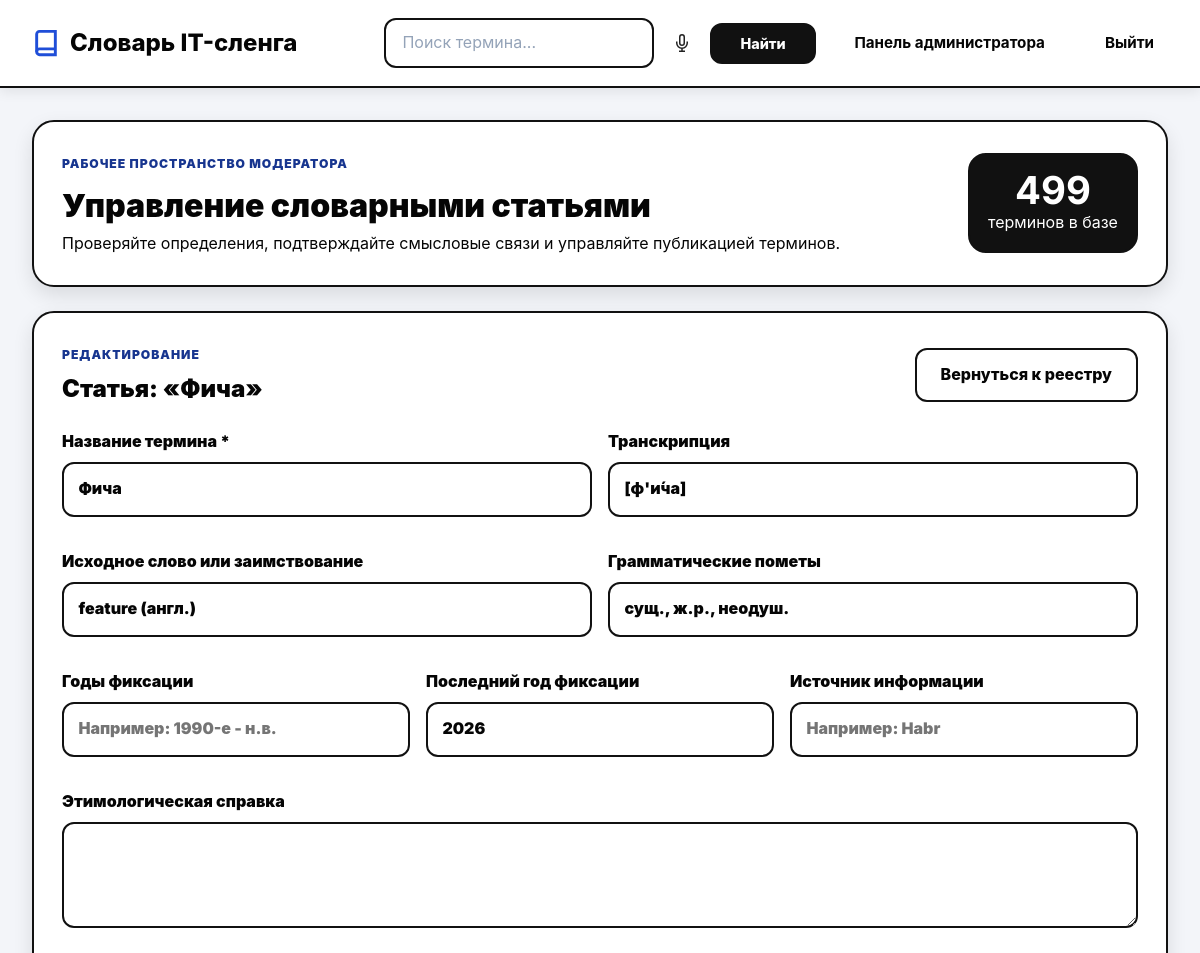
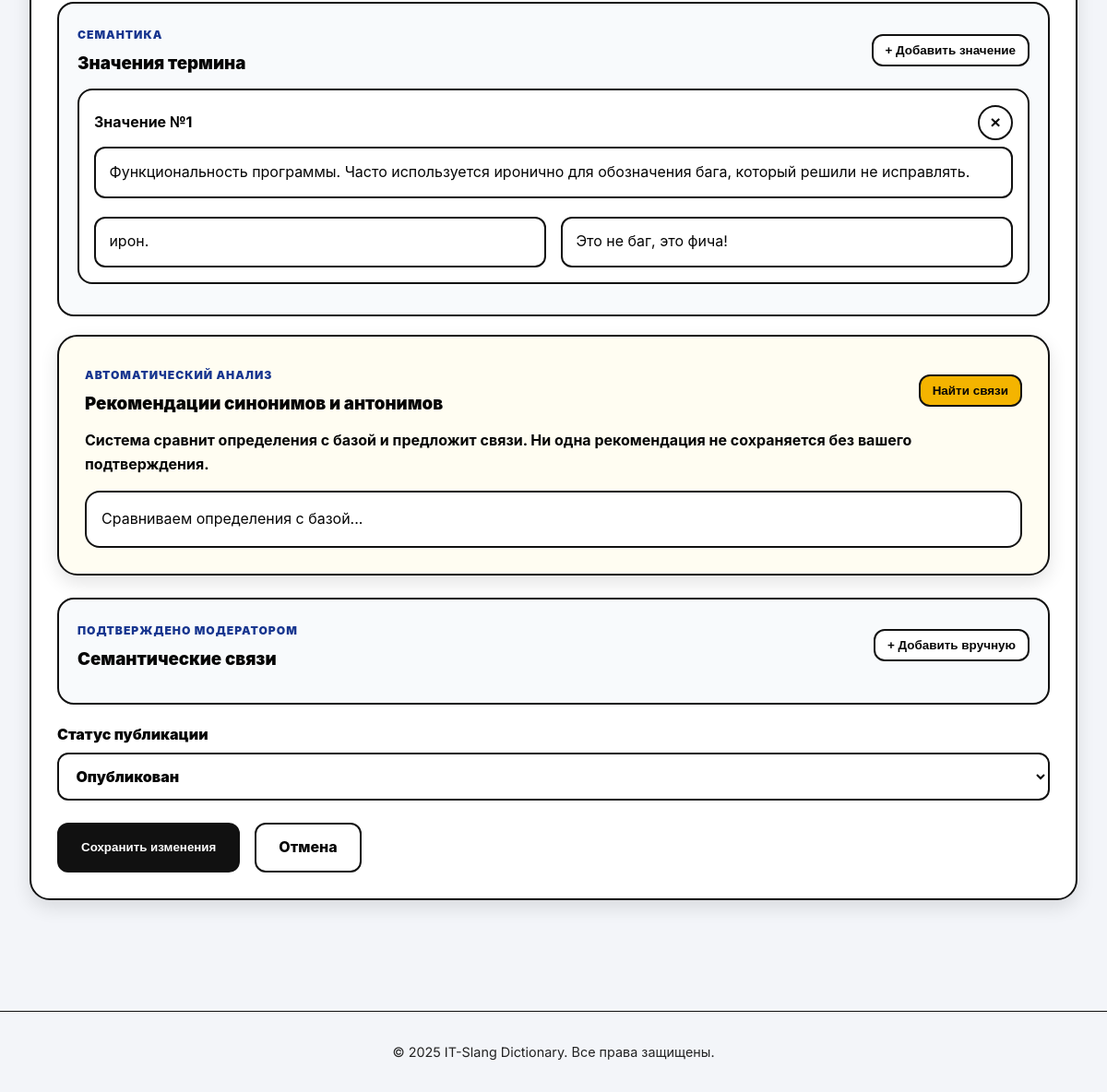
The page /admin/edit/2 (signed in) on the database its author committed (2 pictures, top to bottom).
### models.py (models this page shows)
class Term(db.Model):
    __tablename__ = 'terms'
    id = db.Column(db.Integer, primary_key=True)
    term_name = db.Column(db.String(200), nullable=False, index=True)
    transcription = db.Column(db.String(100))  # Транскрипция произношения
    grammar_notes = db.Column(db.String(100))  # Грамматические пометы
    origin_word = db.Column(db.String(300))  # Исходное слово / заимствование
    etymology_note = db.Column(db.Text)  # Этимологическая справка
    year_fixed = db.Column(db.String(50))  # Годы фиксации термина (диапазон)
    last_year_fixed = db.Column(db.Integer)  # Последний год фиксации жаргонного слова
    origin = db.Column(db.String(300))  # Старое поле, оставляем для совместимости
    created_at = db.Column(db.DateTime, default=datetime.utcnow)
    updated_at = db.Column(db.DateTime, default=datetime.utcnow, onupdate=datetime.utcnow)
    user_id = db.Column(db.Integer, db.ForeignKey('users.id'), nullable=False)
    status_id = db.Column(db.Integer, db.ForeignKey('statuses.id'), nullable=False)
    status = db.relationship('Status', backref='terms')
    source_id = db.Column(db.Integer, db.ForeignKey('sources.id'), nullable=True)
    definitions = db.relationship('Definition', backref='term', lazy=True, cascade='all, delete-orphan')
    outgoing_relations = db.relationship('TermRelation',
                                         foreign_keys='TermRelation.term_1_id',
                                         backref='term_1',
                                         lazy=True)

class Definition(db.Model):
    __tablename__ = 'definitions'
    id = db.Column(db.Integer, primary_key=True)
    term_id = db.Column(db.Integer, db.ForeignKey('terms.id'), nullable=False)
    definition_text = db.Column(db.Text, nullable=False)
    style_note = db.Column(db.String(50))
    examples = db.relationship('Example', backref='definition', lazy=True, cascade='all, delete-orphan')

class Example(db.Model):
    __tablename__ = 'examples'
    id = db.Column(db.Integer, primary_key=True)
    definition_id = db.Column(db.Integer, db.ForeignKey('definitions.id'), nullable=False)
    example_text = db.Column(db.Text, nullable=False)

### app.py (the view, shortened to what this page needs)
@app.route("/admin/edit/<int:term_id>", methods=["GET", "POST"])
@admin_required
def edit_term(term_id):
    term = Term.query.get_or_404(term_id)
    return render_template(
        "admin.html",
        term=term,
        src_name=term.source.resource_name if term.source else "",
        status_name=term.status.name,
        editing=True,
        all_terms=Term.query.filter(Term.id != term.id).order_by(Term.term_name.asc()).all(),
        statuses=Status.query.order_by(Status.id).all(),
        relation_types=RelationType.query.order_by(RelationType.id).all(),
    )

### app.py (called while the page is built)
@login_manager.user_loader
def load_user(user_id):
    return db.session.get(User, int(user_id))

def admin_required(view):
    @wraps(view)
    @login_required
    def wrapped(*args, **kwargs):
        if current_user.role != "admin":
            flash("Этот раздел доступен только администратору.", "error")
            return redirect(url_for("suggest_term"))
        return view(*args, **kwargs)
    return wrapped

### templates/admin.html (shortened to what this page needs)
{% extends "base.html" %}
{% block content %}
<div class="admin-shell">
    <div class="admin-hero">
        <div>
            <span class="eyebrow">Рабочее пространство модератора</span>
            <h1>Управление словарными статьями</h1>
            <p>Проверяйте определения, подтверждайте смысловые связи и управляйте публикацией терминов.</p>
        </div>
        <div class="admin-stat">
            <strong>{{ terms|length if terms is defined else all_terms|length }}</strong>
            <span>терминов в базе</span>
        </div>
    </div>
    <section class="admin-card editor-card">
        <div class="section-heading">
            <div>
                <span class="eyebrow">{{ 'Редактирование' if editing else 'Новая запись' }}</span>
                <h2>{{ 'Статья: «' ~ term.term_name ~ '»' if editing else 'Добавление словарной статьи' }}</h2>
            </div>
            {% if editing %}<a href="{{ url_for('admin') }}" class="btn btn-ghost">Вернуться к реестру</a>{% endif %}
        </div>
        <form method="post" action="{{ url_for('edit_term', term_id=term.id) if editing else url_for('create_term') }}" id="termForm">
            <div class="form-grid two-columns">
                <label>Название термина *
                    <input type="text" name="term_name" id="adminTermName" value="{{ term.term_name if editing else '' }}" required autocomplete="off">
                </label>
                <label>Транскрипция
                    <input type="text" name="transcription" value="{{ term.transcription or '' if editing else '' }}" placeholder="[д'эба́жыт']">
                </label>
                <label>Исходное слово или заимствование
                    <input type="text" name="origin_word" value="{{ term.origin_word or '' if editing else '' }}" placeholder="Например: debug (англ.)">
                </label>
                <label>Грамматические пометы
                    <input type="text" name="grammar_notes" value="{{ term.grammar_notes or '' if editing else '' }}" placeholder="Например: гл., несов. вид">
                </label>
            </div>
            <div class="form-grid three-columns">
                <label>Годы фиксации
                    <input type="text" name="year_fixed" value="{{ term.year_fixed or '' if editing else '' }}" placeholder="Например: 1990-е - н.в.">
                </label>
                <label>Последний год фиксации
                    <input type="number" name="last_year_fixed" value="{{ term.last_year_fixed or '' if editing else '' }}" min="1900" max="2100">
                </label>
                <label>Источник информации
                    <input type="text" name="source_name" value="{{ src_name if editing else '' }}" placeholder="Например: Habr">
                </label>
            </div>
            <label>Этимологическая справка
                <textarea name="etymology_note" rows="3">{{ term.etymology_note or '' if editing else '' }}</textarea>
            </label>
            <div class="form-section">
                <div class="section-heading compact">
                    <div>
                        <span class="eyebrow">Семантика</span>
                        <h3>Значения термина</h3>
                    </div>
                    <button type="button" class="btn btn-secondary btn-small" onclick="addDefinition()">+ Добавить значение</button>
                </div>
                <div id="definitions-container">
                    {% if editing and term.definitions %}
                        {% for definition in term.definitions %}
                            {% include "_definition_block.html" %}
                        {% endfor %}
                    {% else %}
                        {% include "_definition_block.html" %}
                    {% endif %}
                </div>
            </div>
            <div class="recommendation-panel">
                <div class="section-heading compact">
                    <div>
                        <span class="eyebrow">Автоматический анализ</span>
                        <h3>Рекомендации синонимов и антонимов</h3>
                    </div>
                    <button type="button" class="btn btn-accent btn-small" id="analyzeRelationsBtn">Найти связи</button>
                </div>
                <p>Система сравнит определения с базой и предложит связи. Ни одна рекомендация не сохраняется без вашего подтверждения.</p>
                <div id="relationRecommendations" class="recommendations-grid">
                </div>
            </div>
            <div class="form-section">
                <div class="section-heading compact">
                    <div>
                        <span class="eyebrow">Подтверждено модератором</span>
                        <h3>Семантические связи</h3>
                    </div>
                    <button type="button" class="btn btn-secondary btn-small" onclick="addRelation()">+ Добавить вручную</button>
                </div>
            </div>
            {% if editing %}
            <label>Статус публикации
                <select name="status">
                    {% for status in statuses %}
                    <option value="{{ status.name }}" {% if status.name == status_name %}selected{% endif %}>{{ status.name }}</option>
                    {% endfor %}
                </select>
            </label>
            {% endif %}
            <div class="editor-actions">
                <button type="submit" class="btn">{{ 'Сохранить изменения' if editing else 'Отправить на модерацию' }}</button>
                {% if editing %}<a href="{{ url_for('admin') }}" class="btn btn-ghost">Отмена</a>{% endif %}
            </div>
        </form>
    </section>
</div>
{% endblock %}

### templates/_definition_block.html
<div class="definition-block">
    <div class="block-header">
        <strong>Значение №<span class="def-number">{{ loop.index if loop is defined else 1 }}</span></strong>
        <button type="button" class="icon-btn" onclick="removeDefinition(this)" title="Удалить значение">×</button>
    </div>
    <input type="text" name="definition_text[]" value="{{ definition.definition_text if definition is defined else '' }}" placeholder="Толкование значения" required>
    <div class="form-grid two-columns compact-grid">
        <input type="text" name="style_note[]" value="{{ definition.style_note or '' if definition is defined else '' }}" placeholder="Стилистическая помета">
        <input type="text" name="example_text[]" value="{{ definition.examples[0].example_text if definition is defined and definition.examples else '' }}" placeholder="Пример употребления">
    </div>
</div>

### static/css/style.css (style rules this page uses)
:root { --primary: #1f4ed8 !important; --primary-light: #dbe6ff !important; --primary-dark: #17358f !important; --accent: #f4b400; --danger: #b91c1c; --success: #047857; --bg: #f3f5f9 !important; --card-bg: #ffffff !important; --text: #050505 !important; --text-secondary: #222222 !important; --border: #111111 !important; --shadow: 0 8px 20px rgba(0, 0, 0, .11) !important; --shadow-hover: 0 12px 26px rgba(0, 0, 0, .16) !important; }
body { color: #050505 !important; background: #f3f5f9 !important; }
.header-search-input, input, textarea, select { color: #050505 !important; background: #ffffff !important; border: 2px solid #111111 !important; border-radius: 12px !important; font: inherit; }
.header-search-submit, .btn { background: #111111 !important; color: #ffffff !important; border: 2px solid #111111 !important; border-radius: 12px !important; font-weight: 800 !important; box-shadow: none !important; transform: none !important; }
.btn-small { padding: 8px 13px !important; font-size: .84rem; }
.btn-secondary, .btn-ghost { background: #ffffff !important; color: #050505 !important; }
.btn-accent { background: var(--accent) !important; color: #050505 !important; }
.card, .term-card, .term-examples, .admin-card, .recommendation-panel { border: 2px solid #111111 !important; box-shadow: var(--shadow) !important; }
.admin-shell { max-width: 1220px; margin: 0 auto; padding: 0 2rem 3rem; }
.admin-hero, .admin-card, .recommendation-panel { background: #ffffff; border-radius: 22px; padding: 1.75rem; margin-bottom: 1.5rem; }
.admin-hero { display: flex; justify-content: space-between; gap: 1.5rem; align-items: center; border: 2px solid #111111; box-shadow: var(--shadow); }
.admin-hero h1, .section-heading h2, .section-heading h3 { margin: 0; color: #050505; font-weight: 900; }
.admin-stat { min-width: 170px; padding: 1rem; border: 2px solid #111111; border-radius: 18px; background: #111111; color: #ffffff; text-align: center; }
.admin-stat strong { display: block; font-size: 2.4rem; line-height: 1; }
.eyebrow { display: inline-block; color: var(--primary-dark); font-size: .76rem; font-weight: 900; letter-spacing: .08em; text-transform: uppercase; margin-bottom: .4rem; }
.section-heading { display: flex; justify-content: space-between; gap: 1rem; align-items: center; margin-bottom: 1.25rem; }
.section-heading.compact { margin-bottom: .75rem; }
.form-grid { display: grid; gap: 1rem; margin-bottom: 1rem; }
.two-columns { grid-template-columns: repeat(2, minmax(0, 1fr)); }
.three-columns { grid-template-columns: repeat(3, minmax(0, 1fr)); }
label { display: block; color: #050505; font-weight: 900; margin-bottom: 1rem; }
label input, label textarea, label select, .definition-block input, .relation-block select { width: 100%; margin-top: .45rem; padding: .8rem .9rem; }
.form-section { margin: 1.25rem 0; padding: 1.25rem; background: #f8fafc; border: 2px solid #111111; border-radius: 18px; }
.definition-block, .relation-block { background: #ffffff; border: 2px solid #111111; border-radius: 16px; padding: 1rem; margin-bottom: .85rem; }
.block-header, .relation-block { display: grid; grid-template-columns: 1fr auto; gap: .75rem; align-items: center; }
.compact-grid { margin-top: .8rem; margin-bottom: 0; }
.icon-btn { width: 38px; height: 38px; border: 2px solid #111111; border-radius: 50%; background: #ffffff; color: #050505; font-size: 1.2rem; font-weight: 900; cursor: pointer; }
.recommendation-panel { background: #fffdf2; }
.recommendation-panel p { color: #050505; font-weight: 700; margin-bottom: 1rem; }
.recommendations-grid { display: grid; grid-template-columns: repeat(auto-fit, minmax(230px, 1fr)); gap: 1rem; }
.editor-actions { display: flex; gap: 1rem; flex-wrap: wrap; margin-top: 1.5rem; }

### rows shown on the page
Term: term_name "Статья: «Фича»", term_name "Фича", transcription "[ф'и́ча]", origin_word "feature (англ.)", grammar_notes "сущ., ж.р., неодуш.", last_year_fixed "2026"
Definition: definition_text "Функциональность программы. Часто используется иронично для обозначения бага, который решили не исправлять.", style_note "ирон.", example_text "Это не баг, это фича!"

### other values the page prints
{{ terms|length if terms is defined else all_terms|length }} "499"
{{ 'Редактирование' if editing else 'Новая запись' }} "РЕДАКТИРОВАНИЕ"
{{ 'Сохранить изменения' if editing else 'Отправить на модерацию' }} "Сохранить изменения"
form field status "Опубликован"
